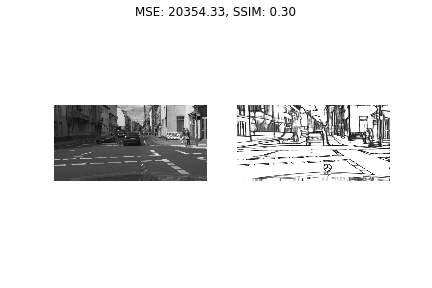
#> input picture Dexined Fused Comparision.png, 432 x 288 px, given in place of 1tagvideo.mp4, which was not available
$ jupyter execute fft_edge.ipynb
#> lines starting #> are read from the running program, lines starting #| are printed output that depends on the picture; after the words box and inside, x2 and y2 are one past the last pixel; in counts of white or black regions, pixels touching at a corner belong together; pictures that were not available may be replaced by others from this repository, and a replacement may not be noted
[cell 1]
import cv2 as cv
import numpy as np
from matplotlib import pyplot as plt

[cell 2]
original = cv.VideoCapture('./1tagvideo.mp4')
if (original.isOpened() == False):
	print("Error opening the video file")
else:
  # Get fps
  fps = int(original.get(5))
  print("Frame Rate is ",fps,"frames per second")
  # Get total frame count
  frame_count = original.get(7)
  print("Frame count : ", frame_count)

[cell 3]
frames = []
while(original.isOpened()):

  ret, frame = original.read()
#> frame is the input picture: shape (288, 432, 3); min 0, max 255, mean 232.9
  if ret == True:
    # Split the channels and invert color of the frame
    frames.append(frame)
    break
  else:
    break

red_ch = frames[0]
gray_img = cv.cvtColor(red_ch, cv.COLOR_BGR2GRAY)
gray_img = cv.medianBlur(gray_img,5) # Remove noise
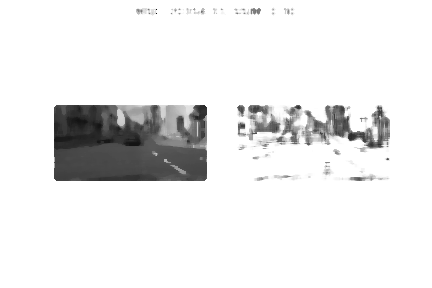
#> gray_img: shape (288, 432); min 15, max 255, mean 235

gaussian = np.array([[-1,-2,-1], [-2 ,13.5,-2], [-1,-2,-1]])
gray_img = cv.filter2D(gray_img,-1,gaussian) # Sharpen the image to get better edges
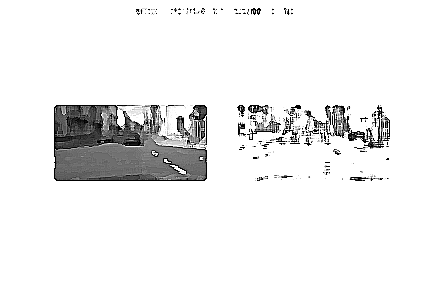
#> gray_img: shape (288, 432); min 0, max 255, mean 237.5
gray_img = np.float32(gray_img>160) # Applying a threshold
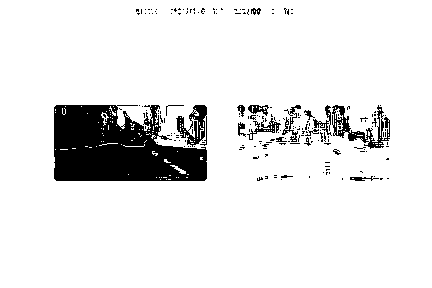
#> gray_img: shape (288, 432) float32; values 0 (black) and 1 (white), 90.5% white; 191 black regions (173 under 20 px), largest, box (x1, y1, x2, y2) and area: (54, 105, 207, 181) 8649, (332, 105, 390, 149) 782, (176, 105, 207, 147) 617

fft_img= np.fft.fft2(gray_img) # Finding FFT
fft_img = np.fft.fftshift(fft_img)
mag = 20*np.log(np.abs(fft_img))
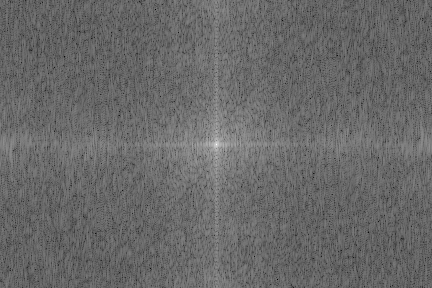
#> mag: shape (288, 432) float64; min -46.53, max 232.6, mean 68.7; drawn with min black and max white

plt.subplot(2,2,1),plt.imshow(gray_img,"gray")
plt.subplot(2,2,2),plt.imshow(mag,"gray")

[cell 4]
rows, cols = gray_img.shape
#> rows = 288; cols = 432
center_row, center_col = int(rows/2), int(cols/2)
#> center_row = 144; center_col = 216
bp_mask = np.zeros((rows, cols), np.uint8) # Make a mask for bandpass filtering
size1 = 200
size2 = 500
x, y = np.ogrid[:rows, :cols]
#> x = 288 values from 0 to 287
bandpass_filter = np.logical_and(((x - center_row) ** 2 + (y - center_col) ** 2 >= size1 ** 2),((x - center_row) ** 2 + (y - center_col) ** 2 <= size2 ** 2))
bp_mask[bandpass_filter] = 1

# Apply the mask to the FFT
fft_bp = fft_img*bp_mask
ifft_mag = 20*np.log(np.abs(fft_bp))   #Masked FFT magnitude
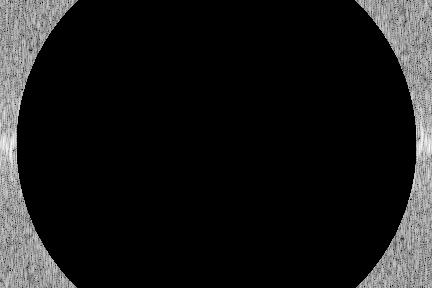
#> ifft_mag: shape (288, 432) float64; 83.79% of the values are NaN or infinite; the others: min -12.67, max 110.9, mean 63.73; drawn with min black, max white, NaN and infinite black

fft_bp = np.fft.ifftshift(fft_bp)
fft_bp = np.fft.ifft2(fft_bp)     #Perform the inverse FFT

plt.subplot(2,2,1),plt.imshow(mag,"gray")
mag = -np.log(np.abs(fft_bp))    #Scale the magnitude of the image
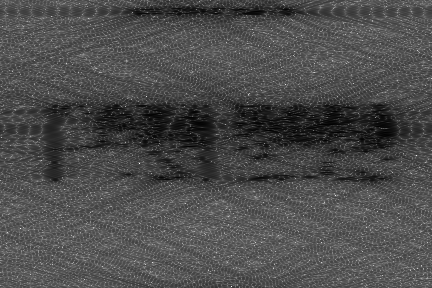
#> mag: shape (288, 432) float64; min 0.612, max 17.67, mean 5.73; drawn with min black and max white
mag *= (255.0/mag.max())    #Normalize the image
filtered_mag = np.float32(np.abs(mag-255)>215)  #Threshold and invert the image
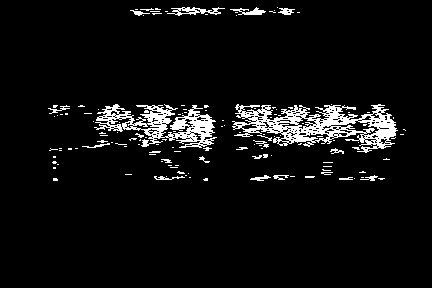
#> filtered_mag: shape (288, 432) float32; values 0 (black) and 1 (white), 5.9% white; 137 white regions (114 under 20 px), largest, box (x1, y1, x2, y2) and area: (232, 104, 398, 153) 3440, (94, 104, 217, 148) 2256, (167, 7, 225, 16) 222


plt.subplot(2,2,2),plt.imshow(ifft_mag,"gray")
plt.subplot(2,2,3),plt.imshow(mag,"gray")
plt.subplot(2,2,4),plt.imshow(np.float32(filtered_mag),"gray")

$ run again, on combined.png
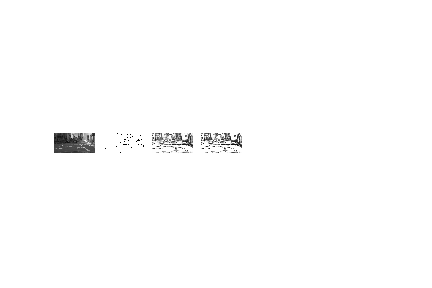
#> input picture combined.png, 432 x 288 px, given in place of 1tagvideo.mp4, which was not available
#> frame is the input picture: shape (288, 432, 3); min 0, max 255, mean 252.9
#> `gray_img = np.float32(gray_img>160)`:
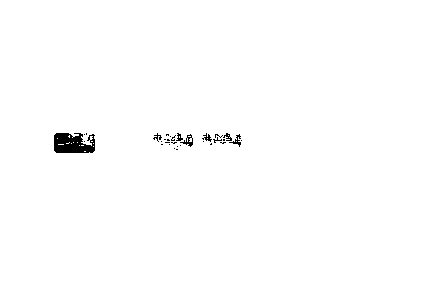
#> gray_img: shape (288, 432) float32; values 0 (black) and 1 (white), 99.2% white; 31 black regions (24 under 20 px), largest, box (x1, y1, x2, y2) and area: (54, 133, 95, 153) 653, (180, 134, 193, 147) 62, (229, 134, 241, 147) 50
#> `filtered_mag = np.float32(np.abs(mag-255)>215)`:
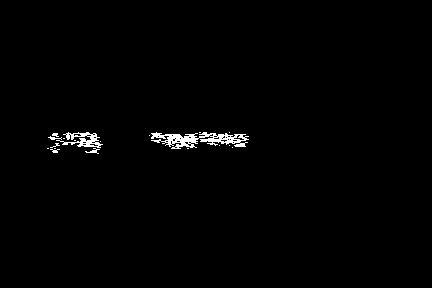
#> filtered_mag: shape (288, 432) float32; values 0 (black) and 1 (white), 1% white; 19 white regions (14 under 20 px), largest, box (x1, y1, x2, y2) and area: (151, 132, 249, 149) 801, (56, 132, 103, 148) 320, (85, 148, 100, 154) 34, (48, 136, 62, 140) 25, (50, 149, 60, 153) 21
